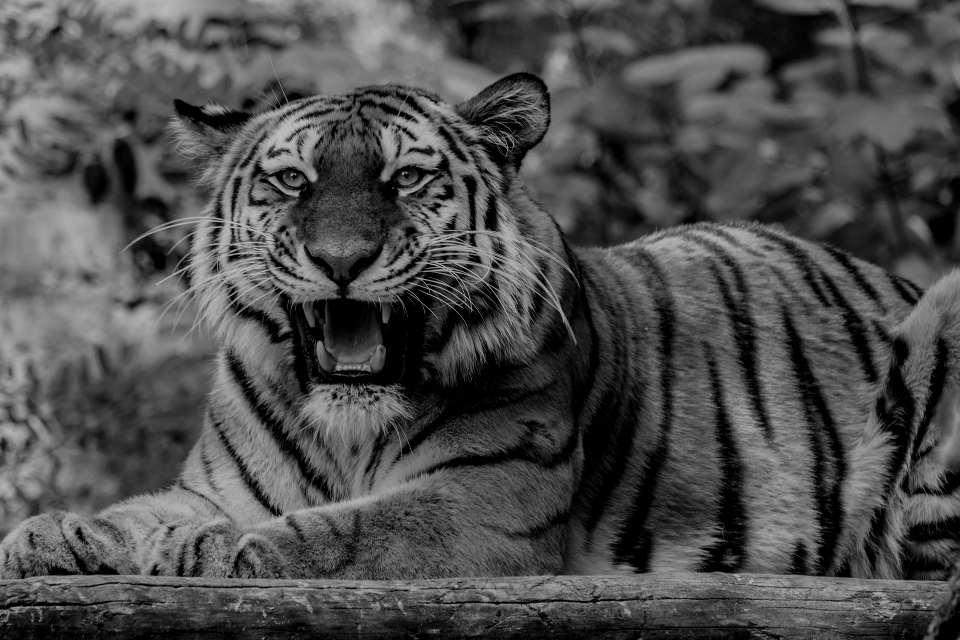
#> input picture tiger.png, 960 x 640 px
$ python zadatak3.py
#> lines starting #> are read from the running program, lines starting #| are printed output that depends on the picture
import numpy as np
import matplotlib.pyplot as plt
img = plt.imread("tiger.png")
#> img is the input picture: shape (640, 960, 4) float32; mean R, G, B, A 0.303, 0.303, 0.303, 1

img = img[:,:,0].copy()
#> img: shape (640, 960) float32
for i in range(len(img)):
    img[i]+=40
    if (img[i]>255).any():
        img[i]=255
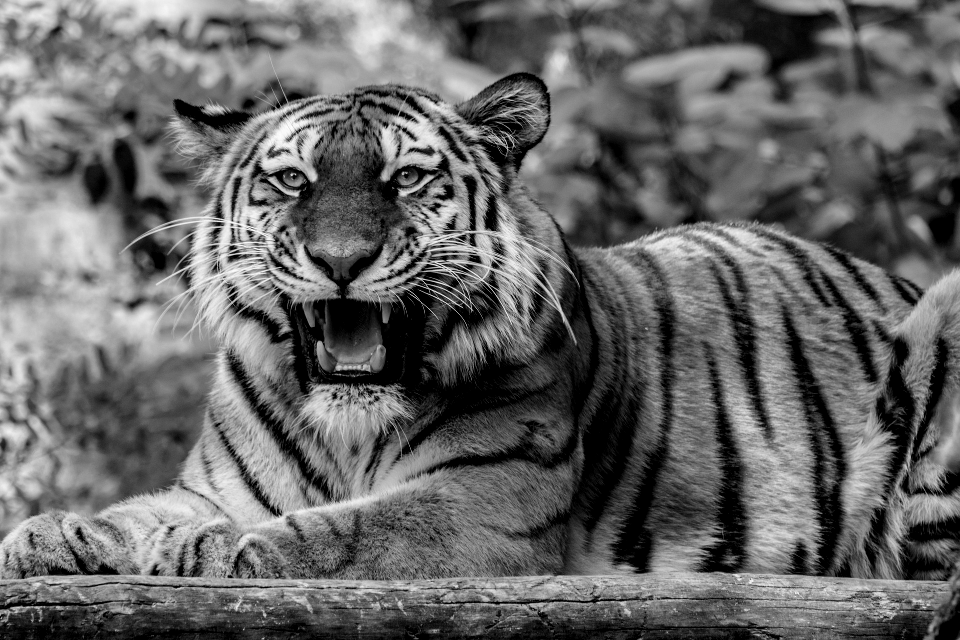
#> img: shape (640, 960) float32; min 40, max 40.75, mean 40.3; drawn with min black and max white

#rotirana slika
rot=np.rot90(img,3)
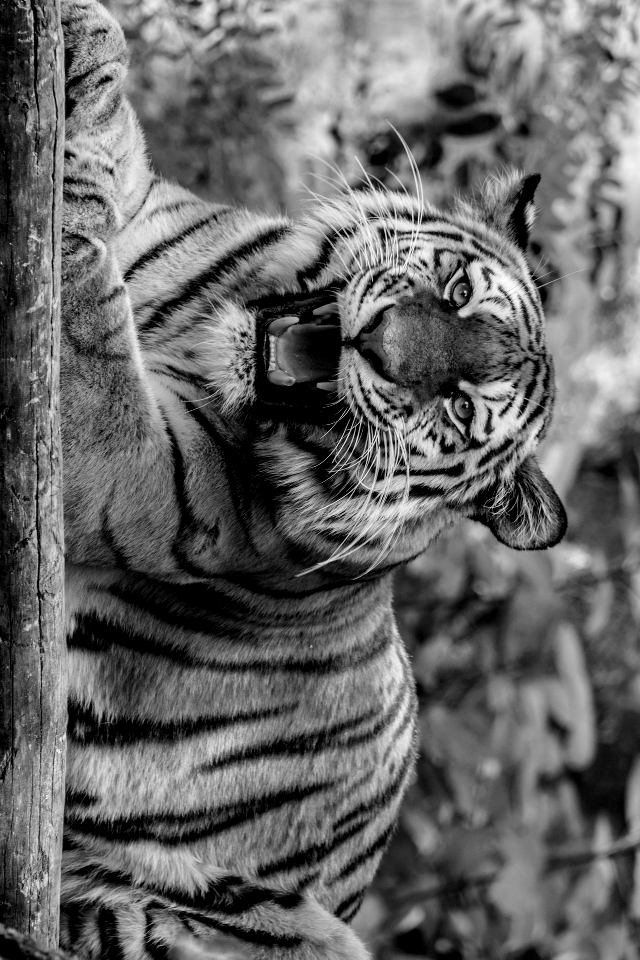
#> rot: shape (960, 640) float32; min 40, max 40.75, mean 40.3; drawn with min black and max white
#zrcaljena slika
zrc=np.fliplr(img)
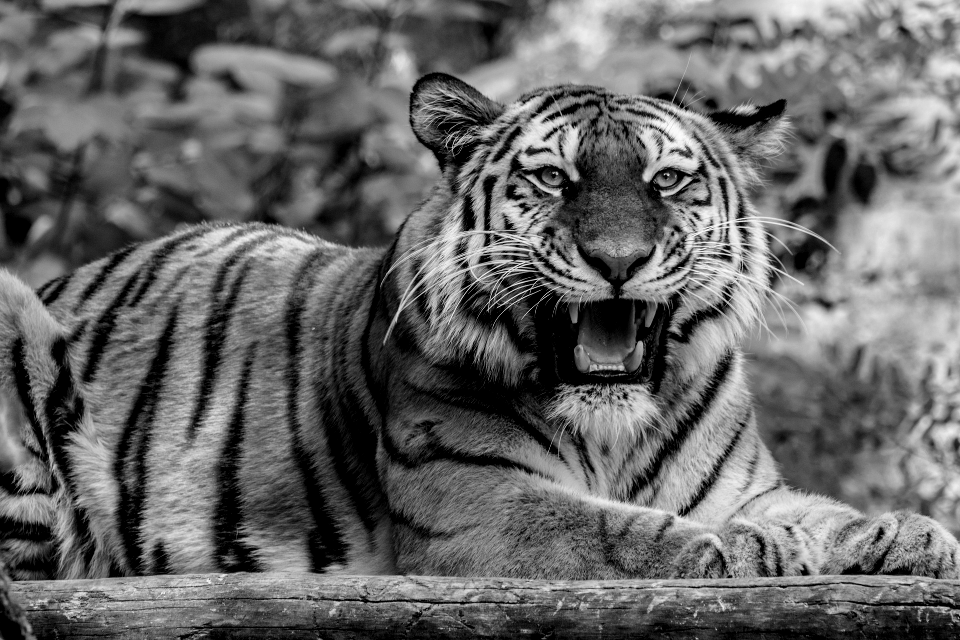
#> zrc: shape (640, 960) float32; min 40, max 40.75, mean 40.3; drawn with min black and max white
#smanjena rezolucija
rez = img[::10,::10]
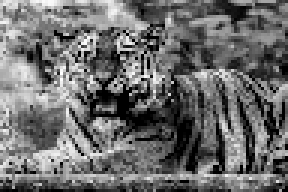
#> rez: shape (64, 96) float32 (shown 3 times larger); min 40, max 40.72, mean 40.3; drawn with min black and max white

plt.figure()
plt.imshow(img, cmap="gray")
plt.show()
